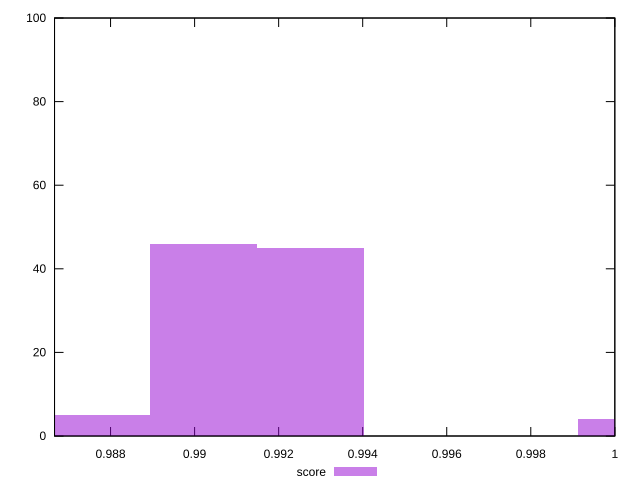

The script that saved this image:
reset

$score <<EOF
0.9902037337055427 46
0.9876582228219809 5
0.9927492445891045 45
1.00038577723979 4
EOF

set key outside below
set boxwidth 0.0025455108835618066
set xrange [0.9866666666666667:1]
set yrange [0:100]
set trange [0:100]
set style fill transparent solid 0.5 noborder
set terminal svg size 640, 490 enhanced background rgb 'white'
set output "report_00008_2021-01-22T20:58:29.167/render-blocking-resources/samples/pages+cached+noexternal+nojs/score/histogram.svg"

plot $score title "score" with boxes

reset
